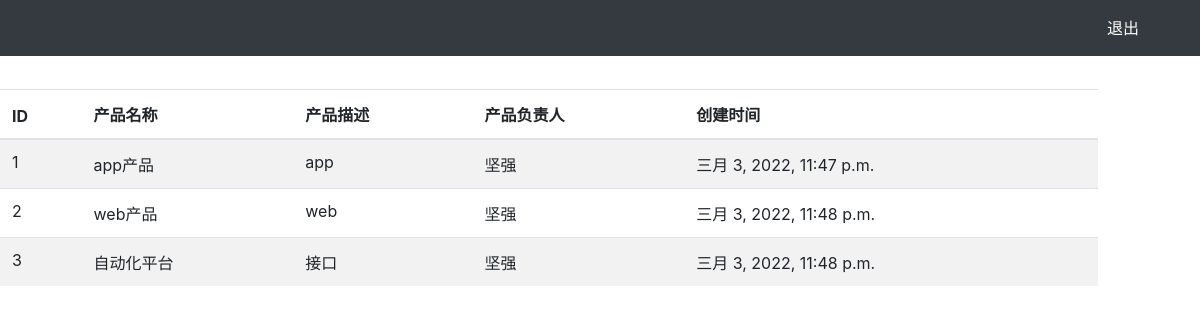
The page /product_manage/ on the database its author committed.
### product/models.py (models this page shows, shortened)
class Product(models.Model):
    productname = models.CharField('产品名称', max_length=64)  # 产品名称
    productdesc = models.CharField('产品描述', max_length=200)  # 产品描述
    producter = models.CharField('产品负责人', max_length=200)  # 产品负责人
    create_time = models.DateTimeField('创建时间', auto_now=True)  # 创建时间，自动获取# 当前时间
    class Meta:
        managed = True
        verbose_name = '产品管理'
        verbose_name_plural = '产品管理'

### product/proviews.py (the view)
# urls.py: path('product_manage/', proviews.product_manage),
def product_manage(request):
    username = request.session.get('user', '')
    product_list = Product.objects.all()
    return render(request, "product_manage.html", {"user": username, "products": product_list})

### product/templates/product_manage.html (shortened to what this page needs)
<head>
    {% load bootstrap4 %}
    {% bootstrap_css %}
</head>
<body role="document">
<nav class="navbar navbar-expand-sm bg-dark navbar-dark fixed-top">
    <div class="container">
        <a class="navbar-brand" href="#">&nbsp;</a>
        <ul class="nav justify-content-end">
            <li class="nav-link"><a style='color:white' href="#">{{ user }}</a></li>
            <li class="nav-link"><a style='color:white' href="/logout/">退出</a></li>
        </ul>
    </div>
</nav>
<div class="row" style="padding-top: 20px;">
    <div class="col-md-11">
        <table class="table table-striped">
            <thead>
            <tr>
                <td>&nbsp;</td>
            </tr>
            <tr>
                <th>ID</th>
                <th>产品名称</th>
                <th>产品描述</th>
                <th>产品负责人</th>
                <th>创建时间</th>
            </tr>
            </thead>
            <tbody>
            {% for product in products %}
                <tr>
                    <td>{{ product.id }}</td>
                    <td>{{ product.productname }}</td>
                    <td>{{ product.productdesc }}</td>
                    <td>{{ product.producter }}</td>
                    <td>{{ product.create_time }}</td>
                </tr>
            {% endfor %}
            </tbody>
        </table>
    </div>
</div>
</body>
</html>

### rows shown on the page
Product: id "1", productname "app产品", productdesc "app", producter "坚强", create_time "三月 3, 2022, 11:47 p.m."
Product: id "2", productname "web产品", productdesc "web", producter "坚强", create_time "三月 3, 2022, 11:48 p.m."
Product: id "3", productname "自动化平台", productdesc "接口", producter "坚强", create_time "三月 3, 2022, 11:48 p.m."
